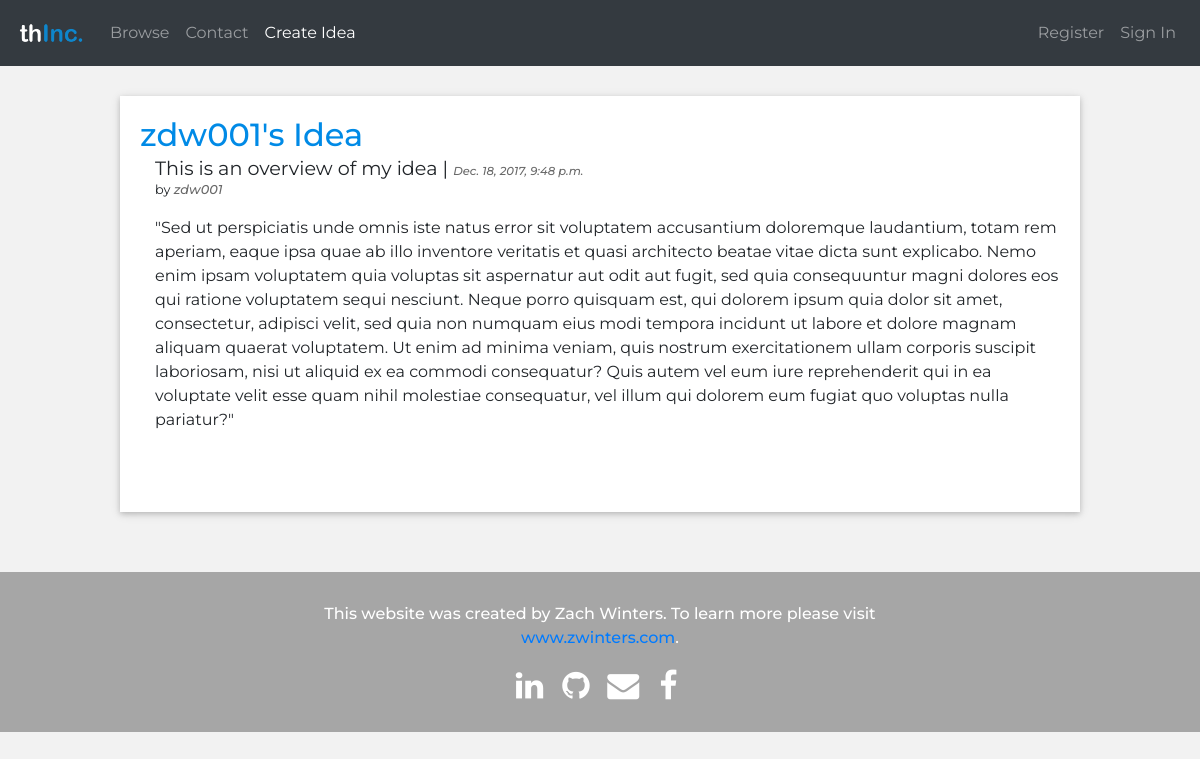
/ideashare/ideas/zdw001s-idea/, run on the app's committed database.
### ideashare/models.py (models this page shows, shortened)
class Idea(models.Model):
	user = models.ForeignKey('auth.User')
	name = models.CharField(max_length=255, default="", editable=True)
	overview = models.TextField()
	description = models.TextField()
	published_date = models.DateTimeField(auto_now_add=True, null=True)
	updated_date = models.DateTimeField(auto_now=True, auto_now_add=False, null=True)
	votes = models.IntegerField(default=0)
	slug = models.SlugField(unique=True)

### ideashare/views.py (the view)
# urls.py: url(r'^ideas/(?P<slug>[-\w]+)/$', views.idea_detail, name='idea_detail'),
def idea_detail(request, slug):
	idea = Idea.objects.get(slug=slug)
	return render(request, 'ideashare/ideas/idea_detail.html', {
			'idea': idea,
	})

### templates/ideashare/ideas/idea_detail.html (shortened to what this page needs)
{% extends 'base.html' %}
{% block content %}
<div class="ideas">
 	<div class="idea_section">
        <h2>{{ idea.name }}</h2>
        <h3>{{ idea.overview }} | <span class="published_date">{{ idea.published_date }}</span></h3>
        <p class="username">by <i class="username"><a id="user_link" href="{% url 'user_profile' username=idea.user %}">{{ idea.user }}</a></i></p>
        <p style="margin-top: 1em; margin-bottom: 20px;">{{ idea.description }}</p>
    </div>
</div>
{% endblock content %}

### static_in_project/our_static/css/style.css (style rules this page uses)
* { font-family: 'Montserrat', sans-serif; font-weight: 500; }
html { height: 100%; }
body { padding-top: 66px; background-color: #f2f2f2; height: 100%; }
.ideas { padding: 30px 10%; background-color: #f2f2f2; }
.ideas h2, .ideas h3, .ideas p { margin: 0; padding: 0 0 0 15px; font-weight: normal; }
.ideas h2 { font-size: 2em; margin: 0 0 3px; padding: 0; color: #008ae6; font-weight: 500; }
.ideas h3 { font-size: 1.2em; }
.idea_section { background-color: #fff; -webkit-box-shadow: 0 2px 5px 0 rgba(0,0,0,0.16), 0 2px 10px 0 rgba(0,0,0,0.12); -moz-box-shadow: 0 2px 5px 0 rgba(0,0,0,0.16),0 2px 10px 0 rgba(0,0,0,0.12) box-shadow: 0 2px 5px 0 rgba(0,0,0,0.16), 0 2px 10px 0 rgba(0,0,0,0.12); padding: 20px 20px 60px; margin-bottom: 30px; }
.published_date { font-style: italic; color: #696969; font-size: .6em; }
.username { font-size: .8em; margin: 0 0 0 10px; }
.username i { font-size: 1em; margin: 0; color: #696969; }
#user_link { color: #696969; transition: 0.3s; }

### data on the page
Idea: name "zdw001's Idea", overview "This is an overview of my idea", published_date "Dec. 18, 2017, 9:48 p.m.", user "zdw001", description "\"Sed ut perspiciatis unde omnis iste natus error sit voluptatem accusantium doloremque laudantium, totam rem aperiam, eaque ipsa quae ab illo inventore veritatis et quasi architecto beatae vitae dicta sunt explicabo. Nemo enim ipsam voluptatem quia voluptas sit aspernatur aut odit aut fugit, sed quia consequuntur magni dolores eos qui ratione voluptatem sequi nesciunt. Neque porro quisquam est, qui dolorem ipsum quia dolor sit amet, consectetur, adipisci velit, sed quia non numquam eius modi tempora incidunt ut labore et dolore magnam aliquam quaerat voluptatem. Ut enim ad minima veniam, quis nostrum exercitationem ullam corporis suscipit laboriosam, nisi ut aliquid ex ea commodi…"
